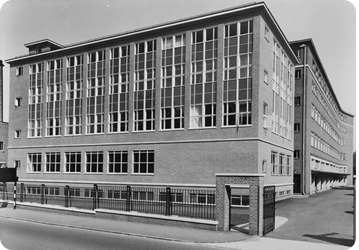
#> input picture baker.png, 359 x 250 px
$ python ImageConvolver.py
#> lines starting #> are read from the running program, lines starting #| are printed output that depends on the picture
import matplotlib.pyplot as plt
import numpy as np
import urllib
import PIL

urllib.request.urlretrieve("https://github.com/CambridgeEngineering/PartIA-Computing-Examples-Papers/raw/main/images/southwing.png",
                           "baker.png")
#> (this line was passed over: the network is not available in this run)
A = PIL.Image.open("baker.png")
#> A is the input picture: PIL image 359x250 L; min 0, max 255, mean 133.4
display(A)
A = np.asarray(A)
plt.imshow(A, cmap='gray')
print("Image array shape (pixels): {}".format(A.shape))
#| Image array shape (pixels): (250, 359)

G = np.array([[-1,-1,-1], [-1,8,-1], [-1,-1,-1]])
B = np.zeros(A.shape)

for i in range(1, B.shape[0] - 1):
    for j in range(1, B.shape[1] - 1):
        for k in range(3):
            for l in range(3):
                B[i,j] += G[k,l] * A[i-1+k, j-1+l]
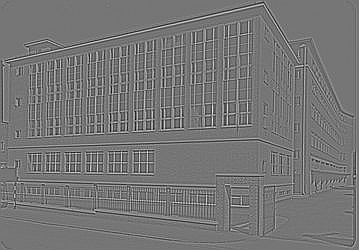
#> B: shape (250, 359) float64; min -951, max 1102, mean -0.1; drawn with min black and max white

plt.imshow(B, cmap='gray')
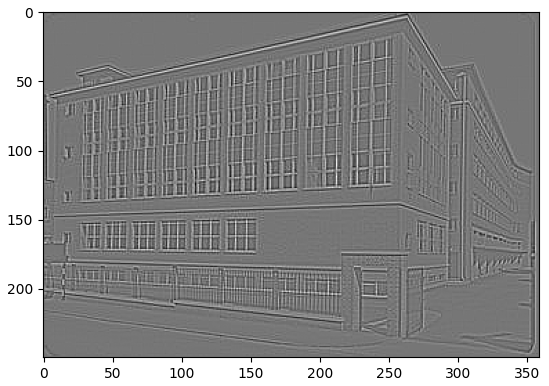
#> figure drawn by matplotlib, 1 panel
